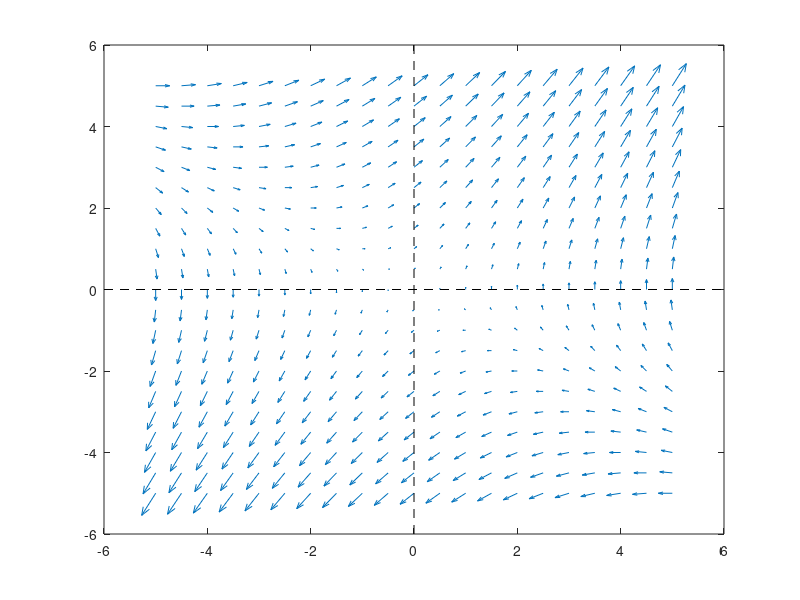
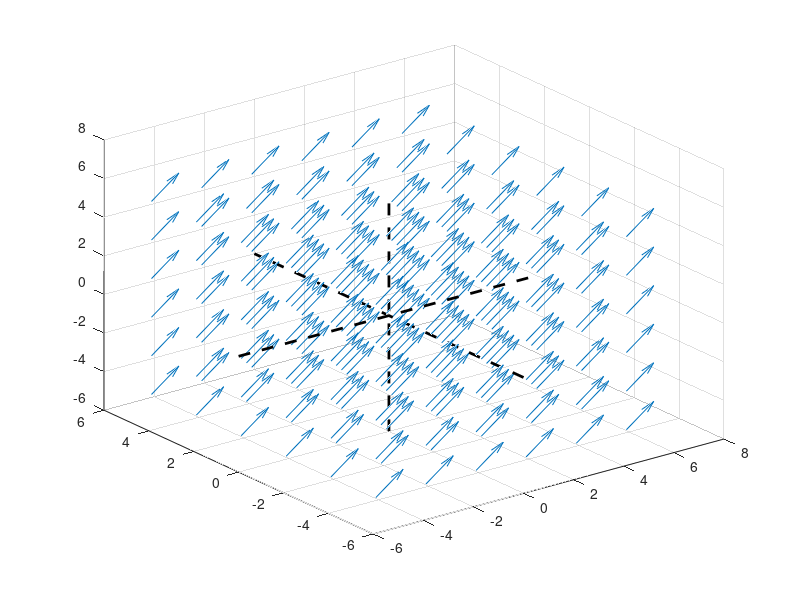

Source code (MATLAB) for these figures, in order:
% Defining coordinate system (covenant) and graph range
rangeDense = -5:0.5:5;
rangeSparse = -5:2:5;

[covX2D, covY2D] = meshgrid(rangeDense, rangeDense);
[covX3D, covY3D, covZ3D] = meshgrid(rangeSparse, rangeSparse, rangeSparse);

function _ = graphVectorField2D(covX, covY, X, Y, filepath)
    quiver(covX, covY, X, Y);
    hold on;

    % Draw reference axis
    line([-6,6], [0,0], 'Color', 'k', 'LineStyle', '--');
    line([0,0], [-6,6], 'Color', 'k', 'LineStyle', '--');
    saveas(gcf, filepath);
    hold off;
end

function _ = graphVectorField3D(covX, covY, covZ, X, Y, Z, filepath)
    quiver3(covX, covY, covZ, X, Y, Z);
    hold on;

    % Draw reference axis
    line([-6,6], [0,0], [0,0], 'Color', 'k', 'LineStyle', '--', 'LineWidth', 2);
    line([0,0], [-6,6], [0,0], 'Color', 'k', 'LineStyle', '--', 'LineWidth', 2);
    line([0,0], [0,0], [-6,6], 'Color', 'k', 'LineStyle', '--', 'LineWidth', 2);
    saveas(gcf, filepath);
    hold off;
end

% F(x, y) = yi + (x+y)j
X = covY2D;
Y = covX2D + covY2D;
graphVectorField2D(
    covX2D, covY2D,
    X, Y, 'field_1.png'
    );

%F(x, y, z) = i + k
X = ones(size(covX3D));
Y = zeros(size(covY3D));
Z = ones(size(covZ3D));
graphVectorField3D(covX3D, covY3D, covZ3D, X,Y,Z, 'field_2.png');
